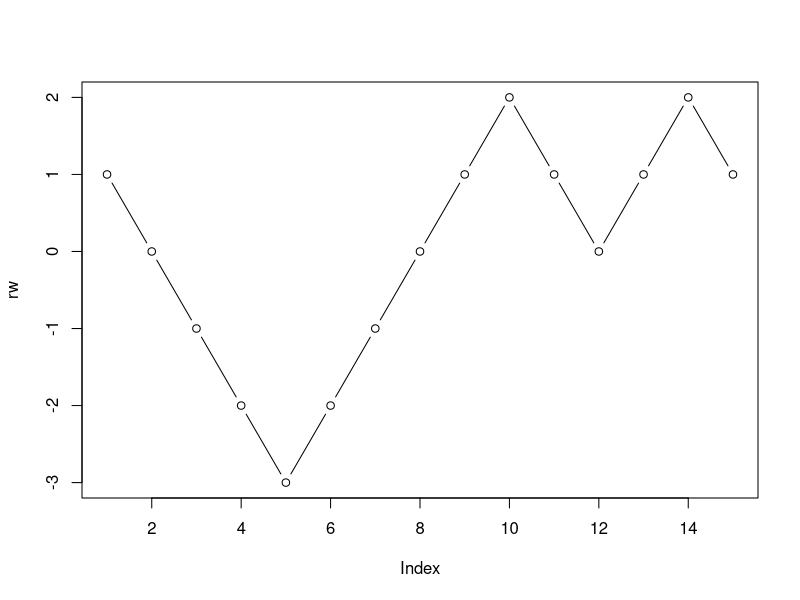
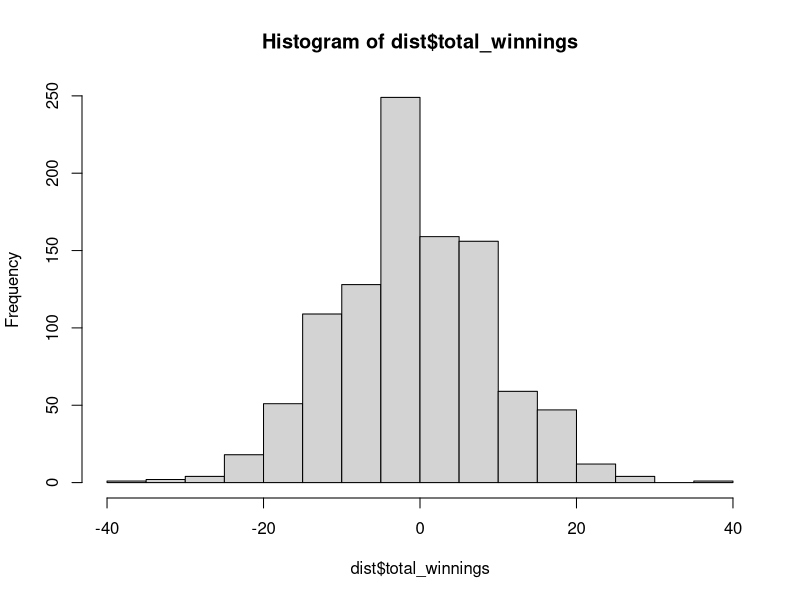

Generate these figures, in order, with R:
## ---- chunk 1
knitr::opts_chunk$set(echo = TRUE)
## ---- chunk 2
ntimes <- 15
omega0 <- sample(c('H','T'), ntimes, replace=T)
print(omega0)
## ---- chunk 3
coin_to_payout <- function(heads_or_tails_vector){
  old <- c('H','T')
  new <- c(1,-1)
  return(new[match(heads_or_tails_vector, old)])
}

rw <- cumsum(coin_to_payout(omega0))

print(rw)
## ---- chunk 4
plot(rw, type='b')
## ---- chunk 5
dist_at_fixed_time <- function(fixedtime, nsamples){
  
  # Set up storage
  omegas <- c()
  total_winnings <- c()
  
  # Now loop
  for (i in 1:nsamples){
    omega_i <- sample(c('H','T'), fixedtime, replace=T)
    rw_i <- cumsum(coin_to_payout(omega_i))
    
    omegas <- c(omegas, paste(omega_i, collapse = ''))
    total_winnings <- c(total_winnings, rw_i[length(rw_i)])
    
  }
  
  return(data.frame(omegas, total_winnings))
  
  
}

print(dist_at_fixed_time(10,20))

## ---- chunk 6
dist <- dist_at_fixed_time(100,1000)
hist(dist$total_winnings)
